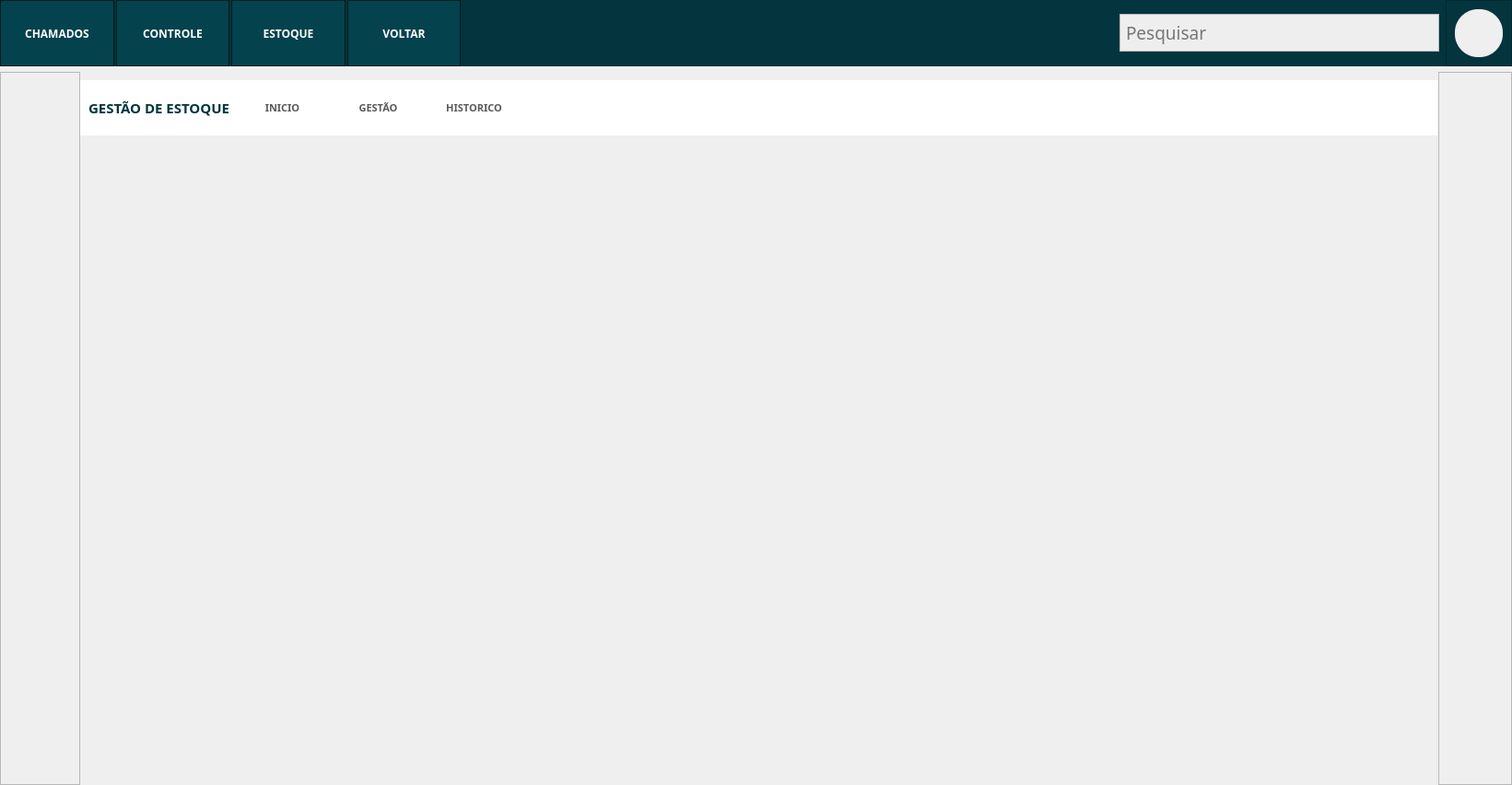
<?xml version="1.0" encoding="UTF-8"?>
<ui version="4.0">
 <class>MainEstoque</class>
 <widget class="QMainWindow" name="MainEstoque">
  <property name="geometry">
   <rect>
    <x>0</x>
    <y>0</y>
    <width>1641</width>
    <height>852</height>
   </rect>
  </property>
  <property name="minimumSize">
   <size>
    <width>1100</width>
    <height>800</height>
   </size>
  </property>
  <property name="windowTitle">
   <string>MainWindow</string>
  </property>
  <widget class="QWidget" name="centralwidget">
   <layout class="QVBoxLayout" name="verticalLayout_6">
    <property name="leftMargin">
     <number>0</number>
    </property>
    <property name="topMargin">
     <number>0</number>
    </property>
    <property name="rightMargin">
     <number>0</number>
    </property>
    <property name="bottomMargin">
     <number>0</number>
    </property>
    <item>
     <widget class="QFrame" name="frameBackMenu">
      <property name="minimumSize">
       <size>
        <width>0</width>
        <height>0</height>
       </size>
      </property>
      <property name="maximumSize">
       <size>
        <width>16777215</width>
        <height>79</height>
       </size>
      </property>
      <property name="styleSheet">
       <string notr="true">background-color: rgb(4, 52, 61);</string>
      </property>
      <property name="frameShape">
       <enum>QFrame::NoFrame</enum>
      </property>
      <property name="frameShadow">
       <enum>QFrame::Raised</enum>
      </property>
      <layout class="QHBoxLayout" name="horizontalLayout">
       <property name="spacing">
        <number>7</number>
       </property>
       <property name="leftMargin">
        <number>0</number>
       </property>
       <property name="topMargin">
        <number>0</number>
       </property>
       <property name="rightMargin">
        <number>0</number>
       </property>
       <property name="bottomMargin">
        <number>0</number>
       </property>
       <item>
        <widget class="QFrame" name="frameBottons">
         <property name="minimumSize">
          <size>
           <width>500</width>
           <height>0</height>
          </size>
         </property>
         <property name="maximumSize">
          <size>
           <width>220</width>
           <height>16777215</height>
          </size>
         </property>
         <property name="frameShape">
          <enum>QFrame::NoFrame</enum>
         </property>
         <property name="frameShadow">
          <enum>QFrame::Raised</enum>
         </property>
         <layout class="QHBoxLayout" name="horizontalLayout_2">
          <property name="spacing">
           <number>2</number>
          </property>
          <property name="leftMargin">
           <number>0</number>
          </property>
          <property name="topMargin">
           <number>0</number>
          </property>
          <property name="rightMargin">
           <number>0</number>
          </property>
          <property name="bottomMargin">
           <number>0</number>
          </property>
          <item>
           <widget class="QPushButton" name="pushButtonChamados">
            <property name="sizePolicy">
             <sizepolicy hsizetype="Minimum" vsizetype="Minimum">
              <horstretch>0</horstretch>
              <verstretch>0</verstretch>
             </sizepolicy>
            </property>
            <property name="minimumSize">
             <size>
              <width>108</width>
              <height>0</height>
             </size>
            </property>
            <property name="font">
             <font>
              <family>Asap</family>
              <pointsize>9</pointsize>
              <weight>75</weight>
              <bold>true</bold>
             </font>
            </property>
            <property name="cursor">
             <cursorShape>PointingHandCursor</cursorShape>
            </property>
            <property name="styleSheet">
             <string notr="true">QPushButton{
	
	
	background-color: rgb(4, 66, 77);
	color: rgb(255, 255, 255);
	border: 1px solid;
	border-color: rgb(2, 28, 33);
}

QPushButton:hover {
	
	background-color: rgb(5, 75, 88);
}
QPushButton:pressed {
	
	background-color: rgb(2, 38, 45);
}</string>
            </property>
            <property name="text">
             <string>CHAMADOS</string>
            </property>
           </widget>
          </item>
          <item>
           <widget class="QPushButton" name="pushButtonControle">
            <property name="sizePolicy">
             <sizepolicy hsizetype="Minimum" vsizetype="Minimum">
              <horstretch>0</horstretch>
              <verstretch>0</verstretch>
             </sizepolicy>
            </property>
            <property name="minimumSize">
             <size>
              <width>0</width>
              <height>0</height>
             </size>
            </property>
            <property name="font">
             <font>
              <family>Asap</family>
              <pointsize>9</pointsize>
              <weight>75</weight>
              <bold>true</bold>
             </font>
            </property>
            <property name="cursor">
             <cursorShape>PointingHandCursor</cursorShape>
            </property>
            <property name="styleSheet">
             <string notr="true">QPushButton{
	
	
	background-color: rgb(4, 66, 77);
	color: rgb(255, 255, 255);
	border: 1px solid;
	border-color: rgb(2, 28, 33);
}

QPushButton:hover {
	
	background-color: rgb(5, 75, 88);
}
QPushButton:pressed {
	
	background-color: rgb(2, 38, 45);
}</string>
            </property>
            <property name="text">
             <string>CONTROLE</string>
            </property>
           </widget>
          </item>
          <item>
           <widget class="QPushButton" name="pushButtonEstoque">
            <property name="sizePolicy">
             <sizepolicy hsizetype="Minimum" vsizetype="Minimum">
              <horstretch>0</horstretch>
              <verstretch>0</verstretch>
             </sizepolicy>
            </property>
            <property name="font">
             <font>
              <family>Asap</family>
              <pointsize>9</pointsize>
              <weight>75</weight>
              <bold>true</bold>
             </font>
            </property>
            <property name="cursor">
             <cursorShape>PointingHandCursor</cursorShape>
            </property>
            <property name="styleSheet">
             <string notr="true">QPushButton{
	
	
	background-color: rgb(4, 66, 77);
	color: rgb(255, 255, 255);
	border: 1px solid;
	border-color: rgb(2, 28, 33);
}

QPushButton:hover {
	
	background-color: rgb(5, 75, 88);
}
QPushButton:pressed {
	
	background-color: rgb(2, 38, 45);
}</string>
            </property>
            <property name="text">
             <string>ESTOQUE</string>
            </property>
           </widget>
          </item>
          <item>
           <widget class="QPushButton" name="pushButtonVoltar">
            <property name="sizePolicy">
             <sizepolicy hsizetype="Minimum" vsizetype="Minimum">
              <horstretch>0</horstretch>
              <verstretch>0</verstretch>
             </sizepolicy>
            </property>
            <property name="font">
             <font>
              <family>Asap</family>
              <pointsize>9</pointsize>
              <weight>75</weight>
              <bold>true</bold>
             </font>
            </property>
            <property name="cursor">
             <cursorShape>PointingHandCursor</cursorShape>
            </property>
            <property name="styleSheet">
             <string notr="true">QPushButton{
	
	
	background-color: rgb(4, 66, 77);
	color: rgb(255, 255, 255);
	border: 1px solid;
	border-color: rgb(2, 28, 33);
}

QPushButton:hover {
	
	background-color: rgb(5, 75, 88);
}
QPushButton:pressed {
	
	background-color: rgb(2, 38, 45);
}</string>
            </property>
            <property name="text">
             <string>VOLTAR</string>
            </property>
           </widget>
          </item>
         </layout>
        </widget>
       </item>
       <item>
        <spacer name="horizontalSpacer">
         <property name="orientation">
          <enum>Qt::Horizontal</enum>
         </property>
         <property name="sizeHint" stdset="0">
          <size>
           <width>40</width>
           <height>20</height>
          </size>
         </property>
        </spacer>
       </item>
       <item>
        <widget class="QFrame" name="frame_Pesquisar">
         <property name="maximumSize">
          <size>
           <width>347</width>
           <height>41</height>
          </size>
         </property>
         <property name="styleSheet">
          <string notr="true">background-color:  rgb(238, 238, 238);</string>
         </property>
         <property name="frameShape">
          <enum>QFrame::StyledPanel</enum>
         </property>
         <property name="frameShadow">
          <enum>QFrame::Raised</enum>
         </property>
         <layout class="QHBoxLayout" name="horizontalLayout_3">
          <property name="spacing">
           <number>0</number>
          </property>
          <property name="leftMargin">
           <number>4</number>
          </property>
          <property name="topMargin">
           <number>0</number>
          </property>
          <property name="rightMargin">
           <number>0</number>
          </property>
          <property name="bottomMargin">
           <number>0</number>
          </property>
          <item>
           <widget class="QLineEdit" name="lineEdit_pesquisar">
            <property name="sizePolicy">
             <sizepolicy hsizetype="Expanding" vsizetype="Minimum">
              <horstretch>0</horstretch>
              <verstretch>0</verstretch>
             </sizepolicy>
            </property>
            <property name="font">
             <font>
              <family>Asap</family>
              <pointsize>14</pointsize>
             </font>
            </property>
            <property name="styleSheet">
             <string notr="true">background-color: rgb(238, 238, 238);
border: 0px</string>
            </property>
            <property name="text">
             <string/>
            </property>
            <property name="cursorPosition">
             <number>0</number>
            </property>
            <property name="placeholderText">
             <string>Pesquisar</string>
            </property>
           </widget>
          </item>
          <item>
           <widget class="QPushButton" name="pushButton_Pesquisar">
            <property name="sizePolicy">
             <sizepolicy hsizetype="MinimumExpanding" vsizetype="Minimum">
              <horstretch>0</horstretch>
              <verstretch>0</verstretch>
             </sizepolicy>
            </property>
            <property name="maximumSize">
             <size>
              <width>43</width>
              <height>36</height>
             </size>
            </property>
            <property name="font">
             <font>
              <family>Asap</family>
             </font>
            </property>
            <property name="styleSheet">
             <string notr="true">QPushButton {
	background-image: url(:/barr/IconPesquisar.png);
	background-position:center;
	background-repeat: no-repeat;
	background-color: rgb(238, 238, 238);
	border: 1px solid;
	
	border-color:  rgb(238, 238, 238);
}
QPushButton:hover {
	background-image: url(:/barr/IconPesquisar1.png);
	background-color: rgb(243, 243, 243);
}
QPushButton:pressed {
	background-color: rgb(226, 226, 226);
}</string>
            </property>
           </widget>
          </item>
         </layout>
        </widget>
       </item>
       <item>
        <widget class="QFrame" name="frame_perfil">
         <property name="maximumSize">
          <size>
           <width>80</width>
           <height>16777215</height>
          </size>
         </property>
         <property name="frameShape">
          <enum>QFrame::StyledPanel</enum>
         </property>
         <property name="frameShadow">
          <enum>QFrame::Raised</enum>
         </property>
         <layout class="QGridLayout" name="gridLayout">
          <item row="0" column="0">
           <widget class="QFrame" name="frame">
            <property name="minimumSize">
             <size>
              <width>52</width>
              <height>52</height>
             </size>
            </property>
            <property name="maximumSize">
             <size>
              <width>52</width>
              <height>52</height>
             </size>
            </property>
            <property name="styleSheet">
             <string notr="true">background-color: rgb(239, 239, 239);
border-radius: 25px</string>
            </property>
            <property name="frameShape">
             <enum>QFrame::StyledPanel</enum>
            </property>
            <property name="frameShadow">
             <enum>QFrame::Raised</enum>
            </property>
           </widget>
          </item>
         </layout>
        </widget>
       </item>
      </layout>
     </widget>
    </item>
    <item>
     <widget class="QFrame" name="frameBody">
      <property name="styleSheet">
       <string notr="true"/>
      </property>
      <property name="frameShape">
       <enum>QFrame::NoFrame</enum>
      </property>
      <property name="frameShadow">
       <enum>QFrame::Raised</enum>
      </property>
      <layout class="QHBoxLayout" name="horizontalLayout_4">
       <property name="spacing">
        <number>0</number>
       </property>
       <property name="leftMargin">
        <number>0</number>
       </property>
       <property name="topMargin">
        <number>0</number>
       </property>
       <property name="rightMargin">
        <number>0</number>
       </property>
       <property name="bottomMargin">
        <number>0</number>
       </property>
       <item>
        <widget class="QFrame" name="frame_4">
         <property name="sizePolicy">
          <sizepolicy hsizetype="Preferred" vsizetype="Preferred">
           <horstretch>20</horstretch>
           <verstretch>20</verstretch>
          </sizepolicy>
         </property>
         <property name="maximumSize">
          <size>
           <width>87</width>
           <height>16777215</height>
          </size>
         </property>
         <property name="frameShape">
          <enum>QFrame::StyledPanel</enum>
         </property>
         <property name="frameShadow">
          <enum>QFrame::Raised</enum>
         </property>
        </widget>
       </item>
       <item>
        <widget class="QFrame" name="frameContainerBody">
         <property name="styleSheet">
          <string notr="true"/>
         </property>
         <property name="frameShape">
          <enum>QFrame::NoFrame</enum>
         </property>
         <property name="frameShadow">
          <enum>QFrame::Raised</enum>
         </property>
         <layout class="QVBoxLayout" name="verticalLayout_2">
          <property name="spacing">
           <number>9</number>
          </property>
          <property name="leftMargin">
           <number>0</number>
          </property>
          <property name="topMargin">
           <number>7</number>
          </property>
          <property name="rightMargin">
           <number>0</number>
          </property>
          <property name="bottomMargin">
           <number>9</number>
          </property>
          <item>
           <widget class="QFrame" name="frameSubmenu">
            <property name="sizePolicy">
             <sizepolicy hsizetype="Preferred" vsizetype="Minimum">
              <horstretch>20</horstretch>
              <verstretch>20</verstretch>
             </sizepolicy>
            </property>
            <property name="minimumSize">
             <size>
              <width>0</width>
              <height>60</height>
             </size>
            </property>
            <property name="maximumSize">
             <size>
              <width>16777215</width>
              <height>55</height>
             </size>
            </property>
            <property name="styleSheet">
             <string notr="true">background-color: rgb(255, 255, 255);</string>
            </property>
            <property name="frameShape">
             <enum>QFrame::NoFrame</enum>
            </property>
            <property name="frameShadow">
             <enum>QFrame::Raised</enum>
            </property>
            <layout class="QHBoxLayout" name="horizontalLayout_8">
             <property name="spacing">
              <number>11</number>
             </property>
             <property name="topMargin">
              <number>0</number>
             </property>
             <property name="bottomMargin">
              <number>0</number>
             </property>
             <item>
              <widget class="QLabel" name="labelNomemodulo">
               <property name="font">
                <font>
                 <family>Asap</family>
                 <pointsize>11</pointsize>
                 <weight>75</weight>
                 <bold>true</bold>
                </font>
               </property>
               <property name="styleSheet">
                <string notr="true">color: rgb(0, 53, 62);</string>
               </property>
               <property name="text">
                <string>GESTÃO DE ESTOQUE</string>
               </property>
              </widget>
             </item>
             <item>
              <widget class="QPushButton" name="pushButton_Inicio">
               <property name="sizePolicy">
                <sizepolicy hsizetype="Minimum" vsizetype="Minimum">
                 <horstretch>0</horstretch>
                 <verstretch>0</verstretch>
                </sizepolicy>
               </property>
               <property name="minimumSize">
                <size>
                 <width>93</width>
                 <height>0</height>
                </size>
               </property>
               <property name="font">
                <font>
                 <family>Asap</family>
                 <pointsize>8</pointsize>
                 <weight>75</weight>
                 <bold>true</bold>
                </font>
               </property>
               <property name="cursor">
                <cursorShape>PointingHandCursor</cursorShape>
               </property>
               <property name="styleSheet">
                <string notr="true">QPushButton{
	
	background-color: rgb(255, 255, 255);
	color: rgb(89, 89, 89);
	border: 1px solid;
	border-color: rgb(255, 255, 255);
}

QPushButton:hover {
	color: rgb(0, 53, 62);
	
	background-color: rgb(240, 240, 240);
	border: 1px solid;
	
	
	border-color: rgb(223, 223, 223);
}
QPushButton:pressed {
	
	
	background-color: rgb(188, 188, 188);
}</string>
               </property>
               <property name="text">
                <string>INICIO</string>
               </property>
              </widget>
             </item>
             <item>
              <widget class="QPushButton" name="pushButtonGestao">
               <property name="sizePolicy">
                <sizepolicy hsizetype="Minimum" vsizetype="Minimum">
                 <horstretch>0</horstretch>
                 <verstretch>0</verstretch>
                </sizepolicy>
               </property>
               <property name="minimumSize">
                <size>
                 <width>93</width>
                 <height>0</height>
                </size>
               </property>
               <property name="font">
                <font>
                 <family>Asap</family>
                 <pointsize>8</pointsize>
                 <weight>75</weight>
                 <bold>true</bold>
                </font>
               </property>
               <property name="cursor">
                <cursorShape>PointingHandCursor</cursorShape>
               </property>
               <property name="styleSheet">
                <string notr="true">QPushButton{
	
	background-color: rgb(255, 255, 255);
	color: rgb(89, 89, 89);
	border: 1px solid;
	border-color: rgb(255, 255, 255);
}

QPushButton:hover {
	color: rgb(0, 53, 62);
	
	background-color: rgb(240, 240, 240);
	border: 1px solid;
	
	
	border-color: rgb(223, 223, 223);
}
QPushButton:pressed {
	
	
	background-color: rgb(188, 188, 188);
}</string>
               </property>
               <property name="text">
                <string>GESTÃO</string>
               </property>
              </widget>
             </item>
             <item>
              <widget class="QPushButton" name="pushButtonHistorico">
               <property name="sizePolicy">
                <sizepolicy hsizetype="Minimum" vsizetype="Minimum">
                 <horstretch>0</horstretch>
                 <verstretch>0</verstretch>
                </sizepolicy>
               </property>
               <property name="minimumSize">
                <size>
                 <width>93</width>
                 <height>0</height>
                </size>
               </property>
               <property name="font">
                <font>
                 <family>Asap</family>
                 <pointsize>8</pointsize>
                 <weight>75</weight>
                 <bold>true</bold>
                </font>
               </property>
               <property name="cursor">
                <cursorShape>PointingHandCursor</cursorShape>
               </property>
               <property name="styleSheet">
                <string notr="true">QPushButton{
	
	background-color: rgb(255, 255, 255);
	color: rgb(89, 89, 89);
	border: 1px solid;
	border-color: rgb(255, 255, 255);
}

QPushButton:hover {
	color: rgb(0, 53, 62);
	
	background-color: rgb(240, 240, 240);
	border: 1px solid;
	
	
	border-color: rgb(223, 223, 223);
}
QPushButton:pressed {
	
	
	background-color: rgb(188, 188, 188);
}</string>
               </property>
               <property name="text">
                <string>HISTORICO</string>
               </property>
              </widget>
             </item>
             <item>
              <spacer name="horizontalSpacer_2">
               <property name="orientation">
                <enum>Qt::Horizontal</enum>
               </property>
               <property name="sizeHint" stdset="0">
                <size>
                 <width>40</width>
                 <height>20</height>
                </size>
               </property>
              </spacer>
             </item>
            </layout>
           </widget>
          </item>
          <item>
           <widget class="QStackedWidget" name="stackedWidget">
            <widget class="QWidget" name="page"/>
            <widget class="QWidget" name="page_2"/>
           </widget>
          </item>
         </layout>
        </widget>
       </item>
       <item>
        <widget class="QFrame" name="frame_6">
         <property name="sizePolicy">
          <sizepolicy hsizetype="Preferred" vsizetype="Preferred">
           <horstretch>20</horstretch>
           <verstretch>20</verstretch>
          </sizepolicy>
         </property>
         <property name="maximumSize">
          <size>
           <width>80</width>
           <height>16777215</height>
          </size>
         </property>
         <property name="frameShape">
          <enum>QFrame::StyledPanel</enum>
         </property>
         <property name="frameShadow">
          <enum>QFrame::Raised</enum>
         </property>
        </widget>
       </item>
      </layout>
     </widget>
    </item>
   </layout>
  </widget>
 </widget>
 <resources>
  <include location="iconesHome.qrc"/>
 </resources>
 <connections/>
</ui>
